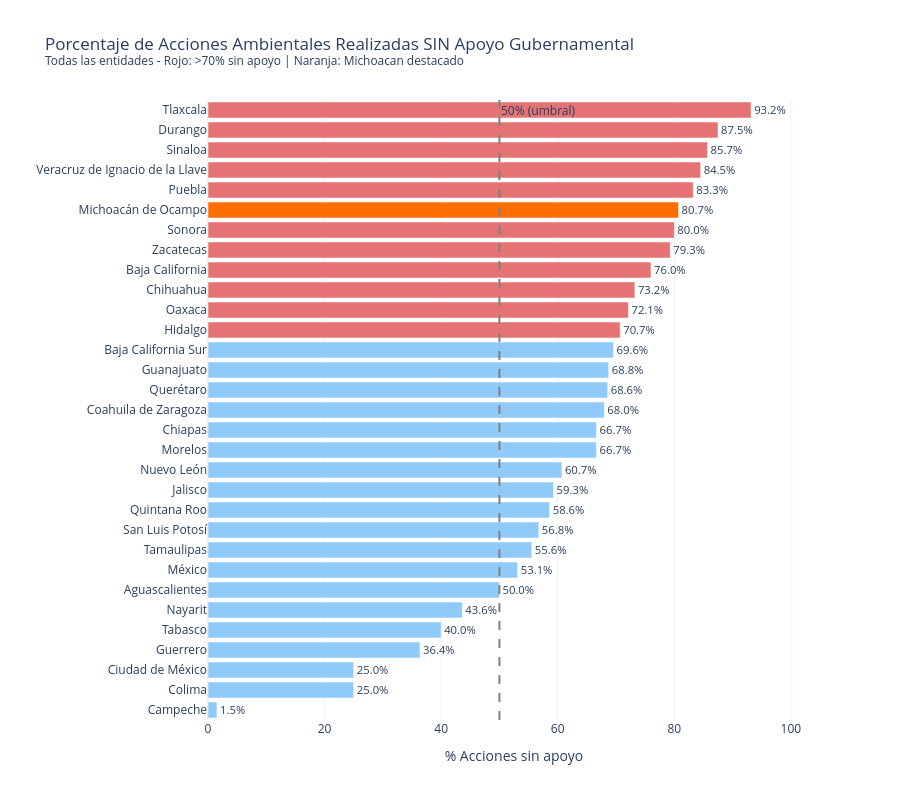

This figure's notebook cell:
### Markdown cell above
---
## 2. Brecha de Apoyo: Porcentaje de Acciones Ambientales Sin Financiamiento

### Code cell
# Grafico 2: Barras horizontales - % acciones sin apoyo
df_gestion_valid = df_gestion[df_gestion['pct_acciones_sin_apoyo'] >= 0].copy()
df_gestion_sorted = df_gestion_valid.sort_values('pct_acciones_sin_apoyo', ascending=True)

# Colores: resaltar Michoacan y las que superan 70%
colores = [
    COLOR_MICH if 'Michoacán' in e else ('#E57373' if v > 70 else '#90CAF9')
    for e, v in zip(df_gestion_sorted['entidad'], df_gestion_sorted['pct_acciones_sin_apoyo'])
]

fig2 = go.Figure(go.Bar(
    y=df_gestion_sorted['entidad'],
    x=df_gestion_sorted['pct_acciones_sin_apoyo'],
    orientation='h',
    marker_color=colores,
    text=df_gestion_sorted['pct_acciones_sin_apoyo'].round(1).astype(str) + '%',
    textposition='outside'
))

fig2.add_vline(
    x=50, line_dash='dash', line_color='gray',
    annotation_text='50% (umbral)', annotation_position='top right'
)

fig2.update_layout(
    title='Porcentaje de Acciones Ambientales Realizadas SIN Apoyo Gubernamental<br><sup>Todas las entidades - Rojo: >70% sin apoyo | Naranja: Michoacan destacado</sup>',
    template=template_style,
    height=800,
    xaxis_title='% Acciones sin apoyo',
    yaxis_title='',
    xaxis_range=[0, 105]
)

fig2.show()

### Figure 1 — Plotly figure (JSON) as saved in the notebook; plotly's stock layout.template omitted (floating-point values rounded to 4 significant figures)
{"data": [{"marker": {"color": ["#90CAF9", "#90CAF9", "#90CAF9", "#90CAF9", "#90CAF9", "#90CAF9", "#90CAF9", "#90CAF9", "#90CAF9", "#90CAF9", "#90CAF9", "#90CAF9", "#90CAF9", "#90CAF9", "#90CAF9", "#90CAF9", "#90CAF9", "#90CAF9", "#90CAF9", "#E57373", "#E57373", "#E57373", "#E57373", "#E57373", "#E57373", "#FF6F00", "#E57373", "#E57373", "#E57373", "#E57373", "#E57373"]}, "orientation": "h", "text": ["1.5%", "25.0%", "25.0%", "36.4%", "40.0%", "43.6%", "50.0%", "53.1%", "55.6%", "56.8%", "58.6%", "59.3%", "60.7%", "66.7%", "66.7%", "68.0%", "68.6%", "68.8%", "69.6%", "70.7%", "72.1%", "73.2%", "76.0%", "79.3%", "80.0%", "80.7%", "83.3%", "84.5%", "85.7%", "87.5%", "93.2%"], "textposition": "outside", "type": "bar", "x": [1.538, 25.0, 25.0, 36.36, 40.0, 43.64, 50.0, 53.13, 55.56, 56.76, 58.62, 59.29, 60.71, 66.67, 66.67, 68.0, 68.57, 68.75, 69.57, 70.71, 72.13, 73.24, 76.0, 79.31, 80.0, 80.73, 83.26, 84.52, 85.71, 87.5, 93.18], "y": ["Campeche", "Colima", "Ciudad de México", "Guerrero", "Tabasco", "Nayarit", "Aguascalientes", "México", "Tamaulipas", "San Luis Potosí", "Quintana Roo", "Jalisco", "Nuevo León", "Morelos", "Chiapas", "Coahuila de Zaragoza", "Querétaro", "Guanajuato", "Baja California Sur", "Hidalgo", "Oaxaca", "Chihuahua", "Baja California", "Zacatecas", "Sonora", "Michoacán de Ocampo", "Puebla", "Veracruz de Ignacio de la Llave", "Sinaloa", "Durango", "Tlaxcala"]}], "layout": {"annotations": [{"showarrow": false, "text": "50% (umbral)", "x": 50, "xanchor": "left", "xref": "x", "y": 1, "yanchor": "top", "yref": "y domain"}], "height": 800, "shapes": [{"line": {"color": "gray", "dash": "dash"}, "type": "line", "x0": 50, "x1": 50, "xref": "x", "y0": 0, "y1": 1, "yref": "y domain"}], "title": {"text": "Porcentaje de Acciones Ambientales Realizadas SIN Apoyo Gubernamental<br><sup>Todas las entidades - Rojo: >70% sin apoyo | Naranja: Michoacan destacado</sup>"}, "xaxis": {"range": [0, 105], "title": {"text": "% Acciones sin apoyo"}}, "yaxis": {"title": {"text": ""}}}}
